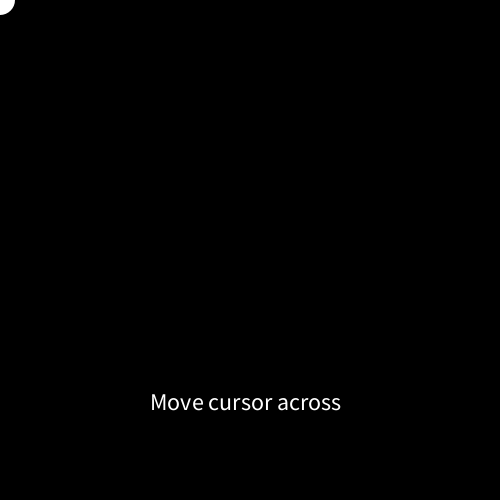
Frame 1 (no input)
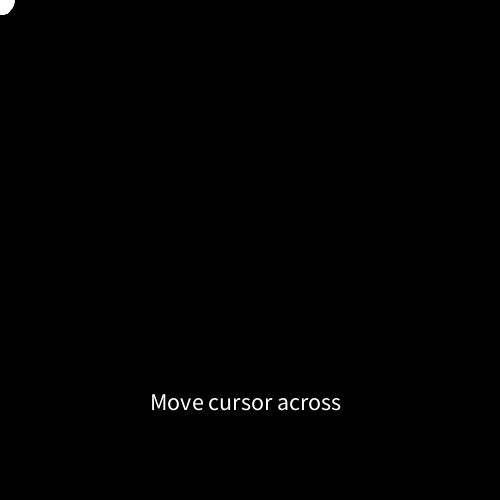
Frame 60 (the mouse pressed at the canvas centre just before this capture)
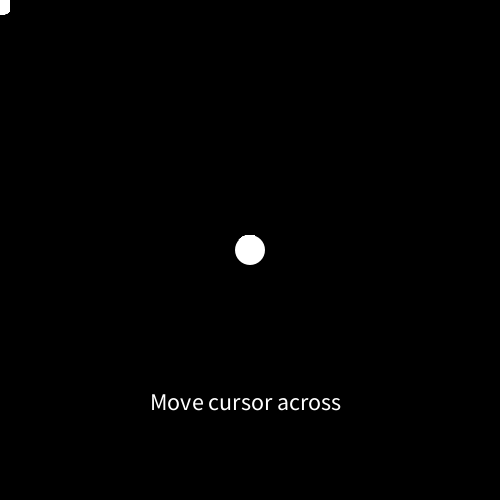
Frame 120 (the mouse held since frame 60 and released just before this capture)

The Processing sketch that drew these frames (run headless with seeded random() and noise(); from frame 60 on, the mouse is pressed at the canvas centre):

// Processing sketch: processing_130151
// ── processing_130151.pde

/* An e-card in which a message written 
in background colour can be revealed. */

void setup ()
{
  size (500, 500);
  background (0);
  noStroke ();
  noCursor ();
  textSize (24);
  fill (255); // Text on the initial screen
  text ("Move cursor across", 150, 410);
}

void draw ()
{
  fill (0); // Draws the labyrinth 
  rect (10, 0, 490, 70);
  rect (0, 80, 490, 70);
  rect (0, 150, 245, 80);
  rect (255, 160, 245, 80);
  rect (0, 230, 100, 90);
  rect (110, 240, 390, 70);
  rect (0,320, 390, 70);
  rect (400, 310, 100, 80);
  rect (0, 390, 70, 110);
  rect (430, 390, 70, 110);
  textSize (48); // Text to be revealed
  text ("Find your way", 85, 450);
  fill (255);
  ellipse (mouseX, mouseY, 30, 30);
  }
  
